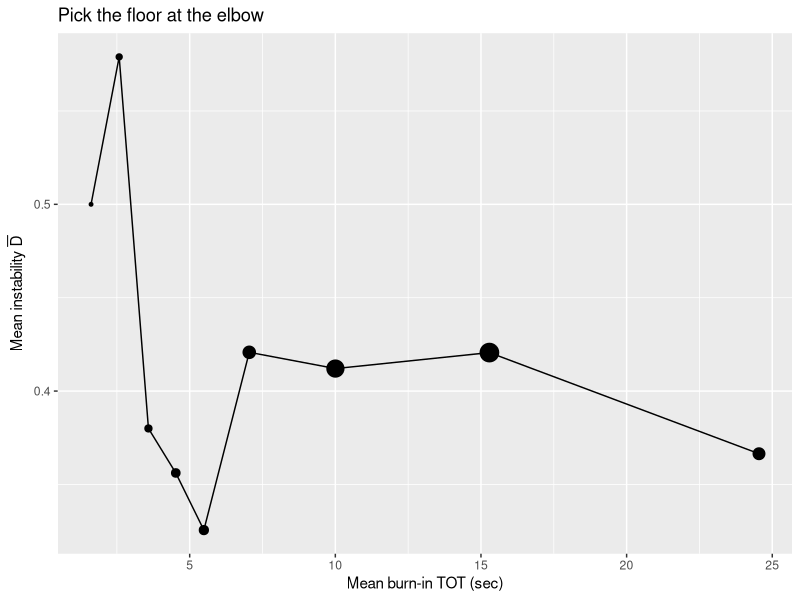
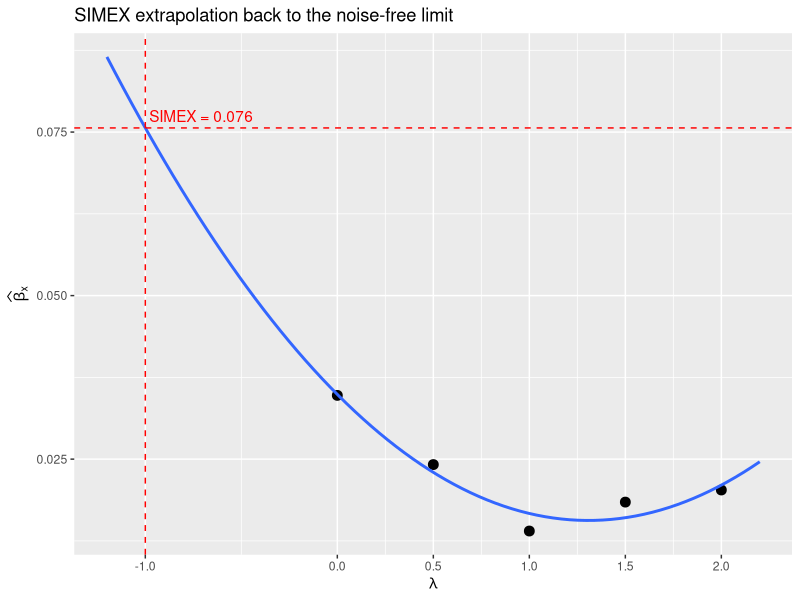
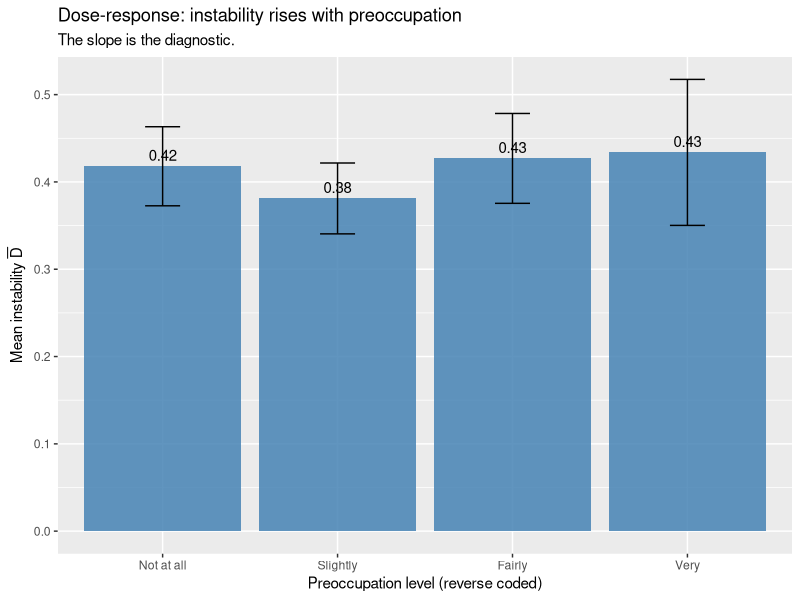

Write the R code that produced these figures, in order.
## ---- chunk 1
stages <- tibble::tibble(
  Stage             = c("1. Comprehension",
                        "2. Retrieval",
                        "3. Judgment",
                        "4. Response selection"),
  `Cognitive operation` = c("Parse syntax; assign reference; infer pragmatic meaning",
                            "Search memory for relevant beliefs, episodes, attitudes",
                            "Integrate retrieved evidence into a tentative answer",
                            "Map the answer onto the response options"),
  `Dominant error mechanism` = c("Question wording; vague terms; double-barrelled items",
                                 "Recall failure; availability; omission of relevant evidence",
                                 "Anchoring; framing; satisficing; mood-as-information",
                                 "Acquiescence; central tendency; extreme responding; scale interpretation")
)

knitr::kable(
  stages,
  caption = "The four-stage cognitive model of survey response and the dominant error mechanism at each stage. Adapted from @tourangeau2000psychology.",
  booktabs = TRUE
)
## ---- chunk 2
tse <- tibble::tibble(
  Component = c("Coverage error", "Sampling error", "Nonresponse error",
                "Measurement error (instrument)", "Measurement error (respondent)",
                "Processing error"),
  Source = c("Mismatch between the target population and the sampling frame",
             "Variation across samples of the same size from the same frame",
             "Differences between respondents and non-respondents in the realised sample",
             "Question wording, mode, interviewer, layout",
             "Comprehension, retrieval, judgment, response selection",
             "Coding, editing, weighting, imputation"),
  `Reducible by` = c("Better frame; multi-frame designs",
                     "Larger $n$; design-based variance reduction (Chapter on Sampling)",
                     "Targeted follow-up; weighting adjustments",
                     "Cognitive pretesting; mode harmonisation; question redesign",
                     "Better stage-1 and stage-4 design; *but not stage-2/3 noise*",
                     "Process audits; double coding")
)

knitr::kable(
  tse,
  caption = "The Total Survey Error framework. Adapted from @groves2009survey. The contribution of this chapter is concentrated in the respondent-side measurement-error row.",
  booktabs = TRUE
) |>
  kableExtra::kable_styling(latex_options = "scale_down",
                            bootstrap_options = "striped")
## ---- chunk 3
tradeoff <- tibble::tibble(
  Design = c("Wide-spaced panel waves",
             "Narrow-spaced panel waves",
             "Within-session replication"),
  `A1 (no change)` = c("Hard --- world changes between waves",
                       "Easier --- short interval",
                       "Trivially holds (single session)"),
  `A2 (no memory)` = c("Easy --- long interval",
                       "Hard --- recent question recalled",
                       "Holds with sufficient distractor items [@clayton2025]"),
  `A3 (attrition at random)` = c("Hard --- selective attrition",
                                 "Easier --- short interval",
                                 "Trivially holds (no inter-session attrition)")
)

knitr::kable(
  tradeoff,
  caption = "Identifying assumptions for $\\bar D$ across three replication designs. Within-session replication is the only design that can satisfy all three assumptions simultaneously.",
  booktabs = TRUE
)
## ---- chunk 4
rtt_table <- tibble::tibble(
  `D-bar`   = c(0.10, 0.10, 0.10, 0.20, 0.20, 0.20, 0.30, 0.30, 0.30),
  `p = Pr(C=1)` = rep(c(0.50, 0.30, 0.20), times = 3),
  `r_tt`     = c(0.80, 0.762, 0.688,
                 0.60, 0.524, 0.375,
                 0.40, 0.286, 0.062)
)

knitr::kable(
  rtt_table, digits = 3,
  caption = "Dependence of test--retest correlation on the response marginal. Three values of $\\bar D$ paired with three values of $p$. Same instability, very different $r_{tt}$.",
  booktabs = TRUE
)
## ---- chunk 5
two_vs_three <- tibble::tibble(
  Question = c("Will instrument improvement reduce the residual?",
               "Is the residual identified by within-session replication?",
               "Is the residual identified by classical test--retest?",
               "Does the residual attenuate regression coefficients?",
               "Does the residual cancel out in differences (DiD, RDD)?"),
  `Two-way (Lord-Novick)` = c("Always yes (by definition)",
                              "Yes",
                              "Yes (with caveats; see Heise simplex)",
                              "Yes, by attenuation factor",
                              "Yes, on average"),
  `Three-way (this chapter)` = c("Only $\\mathrm{Var}(M)$; $\\mathrm{Var}(S)$ irreducible",
                                 "$\\mathrm{Var}(M) + \\mathrm{Var}(S)$ identified jointly",
                                 "$\\mathrm{Var}(S)$ absorbed into the error term",
                                 "Yes for $\\mathrm{Var}(M)$; the $\\mathrm{Var}(S)$ part needs the correction in Section \\@ref(sec-attenuation-correction)",
                                 "Yes for both, on average")
)

knitr::kable(
  two_vs_three,
  caption = "Empirical implications of the three-way decomposition. Most differences from the classical two-way decomposition involve what the analyst can or cannot do about the residual.",
  booktabs = TRUE
) |>
  kableExtra::kable_styling(latex_options = "scale_down",
                            bootstrap_options = "striped")
## ---- chunk 6
analogs <- tibble::tibble(
  Field                      = c("Survey research (this chapter)",
                                 "Gene-expression noise [@elowitz2002]",
                                 "fMRI / neuroimaging",
                                 "Soft-matter / colloid physics",
                                 "Classical test theory [@lord1968]"),
  `Instrument-side variance` = c("Measurement error (M)",
                                 "Extrinsic noise",
                                 "Thermal / scanner noise",
                                 "Diffraction / optical limits",
                                 "Error of measurement"),
  `Subject-side variance`    = c("Intrinsic stochasticity (S)",
                                 "Intrinsic gene-expression noise",
                                 "Physiological / spontaneous activity",
                                 "Brownian motion",
                                 "True-score variation")
)

knitr::kable(
  analogs,
  caption = "Three-way variance decompositions across disciplines. The within-survey replicated DV plays the same role as the dual fluorescent reporter in the @elowitz2002 design: it isolates within-subject from across-subject variance.",
  booktabs = TRUE
)
## ---- chunk 7
states <- tibble::tibble(
  State           = c("Preoccupation", "Mind-wandering",
                      "Persona / mood self-report", "Attention checks (IMC)"),
  `Influenced by other items?` = c("No", "Yes", "No", "Yes"),
  `Under conscious control?`   = c("No", "No", "Yes", "Yes"),
  `Stable within session?`     = c("Yes", "No", "No", "No")
)

knitr::kable(
  states,
  caption = "Four psychological states evaluated as candidate filters. Only preoccupation satisfies all three properties.",
  booktabs = TRUE
)
## ---- chunk 8
filters <- tibble::tibble(
  Filter = c("Preoccupation",
             "Mind-wandering probe",
             "Persona / mood self-report",
             "Attention checks (IMC)"),
  `(1) Exogenous to items?`   = c("Yes", "No",  "Yes", "No"),
  `(2) Not consciously chosen?` = c("Yes", "Yes", "No",  "No"),
  `(3) Predicts instability?` = c("Yes", "Yes", "Yes", "Mixed"),
  `(4) Not a treatment?`      = c("Yes", "Yes", "Yes", "No"),
  `(5) Stable in-survey?`     = c("Yes", "No",  "No",  "No"),
  Verdict = c("Use as primary",
              "Research only",
              "Research only",
              "Avoid as primary")
)

knitr::kable(
  filters,
  caption = "Filter candidates evaluated against the five criteria. Preoccupation is the only candidate satisfying all five and is the recommended primary filter.",
  booktabs = TRUE
) |>
  kableExtra::kable_styling(latex_options = "scale_down",
                            bootstrap_options = "striped")
## ---- chunk 9
library(dplyr)
library(tidyr)

set.seed(20260506)
n <- 1500

respondents <- tibble(respondent_id = 1:n) |>
  mutate(
    age_group = sample(
      c("18-25", "26-40", "41-60", "61+"), n,
      replace = TRUE, prob = c(0.25, 0.35, 0.25, 0.15)
    ),
    preoccupation = sample(
      1:4, n, replace = TRUE,
      prob = c(0.10, 0.24, 0.36, 0.30)
    ),
    bi_tot_mean    = pmax(
      1.5,
      rgamma(n, shape = 4, scale = 3) -
        0.5 * (5 - preoccupation) +
        ifelse(age_group == "61+", 4, 0)
    ),
    bi_below_floor = bi_tot_mean < 6,
    pi_i           = plogis(rnorm(n, mean = 0.30, sd = 1.20)),
    Q1a            = rbinom(n, 1, pi_i),
    pi_eff         = pmin(0.95, pmax(0.05,
      pi_i + rnorm(n, 0,
                   0.05 + 0.05 * (5 - preoccupation) +
                   0.10  * bi_below_floor)
    )),
    Q1b            = rbinom(n, 1, pi_eff),
    D              = as.integer(Q1a != Q1b),
    x_covariate    = rnorm(n)
  )

dplyr::glimpse(respondents)
## ---- chunk 10
baseline_d <- respondents |>
  summarise(
    n      = dplyr::n(),
    D_mean = mean(D),
    D_se   = sqrt(D_mean * (1 - D_mean) / n)
  )

knitr::kable(
  baseline_d, digits = 4,
  caption = "Sample-mean instability with Wald standard error."
)
## ---- chunk 11
suppressPackageStartupMessages(library(boot))

boot_d  <- boot::boot(
  respondents$D,
  statistic = function(d, i) mean(d[i]),
  R = 2000
)
boot_ci <- boot::boot.ci(boot_d, type = c("perc", "bca"))

ci_table <- tibble::tibble(
  estimator = c("percentile", "BCa"),
  lower     = c(boot_ci$percent[4], boot_ci$bca[4]),
  upper     = c(boot_ci$percent[5], boot_ci$bca[5])
)

knitr::kable(
  ci_table, digits = 4,
  caption = "Bootstrap 95% confidence intervals for $\\bar D$."
)
## ---- chunk 12
library(ggplot2)

floor_df <- respondents |>
  mutate(tot_bin = cut(bi_tot_mean,
                       breaks = c(0, 2, 3, 4, 5, 6, 8, 12, 20, 60),
                       include.lowest = TRUE)) |>
  group_by(tot_bin) |>
  summarise(
    tot_mid  = mean(bi_tot_mean),
    D_mean   = mean(D),
    n_in_bin = dplyr::n(),
    .groups  = "drop"
  )

ggplot(floor_df, aes(tot_mid, D_mean)) +
  geom_point(aes(size = n_in_bin)) +
  geom_line() +
  scale_size_continuous(guide = "none") +
  labs(x = "Mean burn-in TOT (sec)",
       y = expression(paste("Mean instability ", bar(D))),
       title = "Pick the floor at the elbow")
## ---- chunk 13
respondents_q <- respondents |>
  mutate(
    filter_outcome = dplyr::case_when(
      bi_below_floor       ~ "drop_floor",
      preoccupation == 1L  ~ "flag_very_preocc",
      preoccupation == 2L  ~ "flag_fairly_preocc",
      TRUE                 ~ "keep"
    ),
    filter_outcome = factor(
      filter_outcome,
      levels = c("keep", "flag_fairly_preocc",
                 "flag_very_preocc", "drop_floor")
    )
  )

filter_summary <- respondents_q |>
  count(filter_outcome) |>
  mutate(pct = 100 * n / sum(n))

knitr::kable(
  filter_summary, digits = 1,
  caption = "Filter outcome distribution after applying TOT floor and preoccupation flag."
)
## ---- chunk 14
estimands <- dplyr::bind_rows(
  respondents_q |>
    summarise(sample = "Full sample (incl. flagged)",
              n        = dplyr::n(),
              mean_Q1a = mean(Q1a),
              D        = mean(D)),
  respondents_q |>
    dplyr::filter(filter_outcome != "drop_floor") |>
    summarise(sample = "Drop floor-failers only",
              n        = dplyr::n(),
              mean_Q1a = mean(Q1a),
              D        = mean(D)),
  respondents_q |>
    dplyr::filter(filter_outcome == "keep") |>
    summarise(sample = "Drop floor-failers and unflag",
              n        = dplyr::n(),
              mean_Q1a = mean(Q1a),
              D        = mean(D))
)

knitr::kable(
  estimands, digits = 4,
  caption = "Side-by-side estimates under three filter regimes. Movement in the mean across regimes signals how much the quality filter is doing to the substantive conclusion."
)
## ---- chunk 15
suppressPackageStartupMessages(library(lme4))

long_df <- respondents |>
  dplyr::select(respondent_id, Q1a, Q1b) |>
  tidyr::pivot_longer(c(Q1a, Q1b), names_to = "admin", values_to = "C")

m_pi <- lme4::glmer(
  C ~ 1 + (1 | respondent_id),
  data   = long_df,
  family = binomial(link = "logit")
)

eb_lp  <- coef(m_pi)$respondent_id[, "(Intercept)"]
pi_hat <- plogis(eb_lp)

pi_compare <- tibble(
  respondent_id = as.integer(rownames(coef(m_pi)$respondent_id)),
  pi_hat        = pi_hat
) |>
  dplyr::left_join(respondents |> dplyr::select(respondent_id, pi_i),
                   by = "respondent_id")

with(pi_compare, cor(pi_hat, pi_i))
## ---- chunk 16
fit <- glm(Q1a ~ x_covariate, data = respondents, family = binomial())
beta_naive <- coef(fit)["x_covariate"]

D_bar <- mean(respondents$D)
correction_factor <- sqrt(1 - 2 * D_bar)
beta_corrected    <- beta_naive / correction_factor

set.seed(7)
B <- 2000
boot_corr <- replicate(B, {
  idx <- sample.int(nrow(respondents), replace = TRUE)
  d   <- respondents[idx, ]
  fb  <- coef(glm(Q1a ~ x_covariate, data = d, family = binomial()))[
    "x_covariate"
  ]
  Db  <- mean(d$D)
  fb / sqrt(pmax(1 - 2 * Db, .Machine$double.eps))
})
boot_ci_corr <- quantile(boot_corr, c(0.025, 0.975))

attn_table <- tibble::tibble(
  quantity = c("D_bar",
               "Misclassification rate q",
               "Attenuation factor (1 - 2q)",
               "Naive beta_x",
               "Corrected beta_x",
               "Bootstrap 95% CI lower",
               "Bootstrap 95% CI upper"),
  value    = c(D_bar,
               (1 - sqrt(1 - 2 * D_bar)) / 2,
               sqrt(1 - 2 * D_bar),
               beta_naive,
               beta_corrected,
               boot_ci_corr[1],
               boot_ci_corr[2])
)

knitr::kable(
  attn_table, digits = 4,
  caption = "Closed-form attenuation correction for a binary outcome regressed on a continuous covariate, with paired-bootstrap 95% CI."
)
## ---- chunk 17
library(ggplot2)

q_hat <- (1 - sqrt(1 - 2 * mean(respondents$D))) / 2

flip_outcome <- function(y, q) {
  flip <- rbinom(length(y), 1, q)
  ifelse(flip == 1, 1 - y, y)
}

lambdas <- c(0.0, 0.5, 1.0, 1.5, 2.0)
B_simex <- 200

simex_df <- tibble::tibble(lambda = lambdas) |>
  rowwise() |>
  mutate(
    beta = mean(replicate(B_simex, {
      q_lambda <- pmin(0.499, q_hat * (1 + lambda))
      y_noisy  <- flip_outcome(respondents$Q1a, q_lambda - q_hat)
      coef(glm(y_noisy ~ respondents$x_covariate,
               family = binomial()))["respondents$x_covariate"]
    }))
  ) |>
  ungroup()

quad_fit <- lm(beta ~ lambda + I(lambda^2), data = simex_df)
beta_simex <- as.numeric(predict(quad_fit, newdata = data.frame(lambda = -1)))

ggplot(simex_df, aes(lambda, beta)) +
  geom_point(size = 3) +
  geom_smooth(method = "lm", formula = y ~ x + I(x^2),
              se = FALSE, fullrange = TRUE) +
  geom_vline(xintercept = -1, linetype = "dashed", colour = "red") +
  geom_hline(yintercept = beta_simex, linetype = "dashed",
             colour = "red") +
  annotate("text", x = -1, y = beta_simex,
           label = sprintf(" SIMEX = %.3f", beta_simex),
           hjust = 0, vjust = -0.5, colour = "red") +
  scale_x_continuous(limits = c(-1.2, 2.2),
                     breaks = c(-1, 0, 0.5, 1, 1.5, 2)) +
  labs(x = expression(lambda),
       y = expression(widehat(beta)[x]),
       title = "SIMEX extrapolation back to the noise-free limit")
## ---- chunk 18
library(ggplot2)

preocc_summary <- respondents |>
  dplyr::group_by(preoccupation) |>
  dplyr::summarise(
    D_mean = mean(D),
    D_se   = sd(D) / sqrt(dplyr::n()),
    n      = dplyr::n(),
    .groups = "drop"
  ) |>
  dplyr::mutate(preocc_label = factor(
    preoccupation,
    levels = 4:1,
    labels = c("Not at all", "Slightly", "Fairly", "Very")
  ))

ggplot(preocc_summary, aes(preocc_label, D_mean)) +
  geom_col(fill = "steelblue", alpha = 0.85) +
  geom_errorbar(aes(ymin = D_mean - 1.96 * D_se,
                    ymax = D_mean + 1.96 * D_se),
                width = 0.2) +
  geom_text(aes(label = sprintf("%.2f", D_mean)),
            vjust = -0.5, size = 3.8) +
  labs(x = "Preoccupation level (reverse coded)",
       y = expression(paste("Mean instability ", bar(D))),
       title = "Dose-response: instability rises with preoccupation",
       subtitle = "The slope is the diagnostic.")
## ---- chunk 19
careless_df <- respondents |>
  mutate(
    long_string_q1 = ifelse(Q1a == Q1b, 2L, 1L),
    person_corr    = ifelse(is.na(pi_i), 0,
                            (Q1a - mean(Q1a)) * (pi_i - mean(pi_i))),
    fast_response  = bi_tot_mean < 3,
    inconsistent   = (Q1a != Q1b) & (preoccupation == 4L)
  ) |>
  summarise(
    n_long_string_max = max(long_string_q1),
    pct_fast          = round(100 * mean(fast_response), 1),
    pct_inconsistent  = round(100 * mean(inconsistent),  1),
    median_person_corr = round(median(person_corr), 3)
  )

knitr::kable(
  careless_df, digits = 3,
  caption = "Careless-responding diagnostic indices, illustrative implementation. In a real instrument these would be computed across the full set of items."
)
## ---- chunk 20
quality_block <- tibble::tibble(
  metric = c("N recruited",
             "N after floor drop",
             "N unflagged (strictest)",
             "D bar (full sample)",
             "D bar (unflagged)",
             "% very preoccupied",
             "% below TOT floor",
             "Median burn-in TOT (sec)",
             "Naive beta_x",
             "Corrected beta_x"),
  value  = c(nrow(respondents),
             sum(respondents_q$filter_outcome != "drop_floor"),
             sum(respondents_q$filter_outcome == "keep"),
             round(mean(respondents$D), 3),
             round(mean(respondents_q$D[
               respondents_q$filter_outcome == "keep"
             ]), 3),
             round(100 * mean(respondents$preoccupation == 1L), 1),
             round(100 * mean(respondents$bi_below_floor), 1),
             round(median(respondents$bi_tot_mean), 1),
             round(beta_naive, 3),
             round(beta_corrected, 3))
)

knitr::kable(
  quality_block,
  caption = "Data-quality block for the methods section. Includes both the descriptive quality metrics and the corrected substantive estimate."
)
## ---- chunk 21
sensitive_methods <- tibble::tibble(
  Method = c("Direct questioning",
             "Randomised response [@warner1965randomized]",
             "List experiment [@blair2012statistical]",
             "Endorsement experiment [@bullock2011statistical]"),
  `Best for` = c("Mildly sensitive items where social-desirability bias is moderate",
                 "Highly sensitive items in interviewer-administered modes",
                 "Highly sensitive items in self-administered modes",
                 "Measuring support for stigmatised groups via policy attribution"),
  `Variance penalty` = c("None (baseline)",
                         "$1 / (2p-1)^2$",
                         "Substantial (depends on list length and treatment shift)",
                         "Substantial"),
  `Cognitive cost`   = c("Low", "Moderate", "Low (just count items)",
                         "Low (just rate the policy)")
)

knitr::kable(
  sensitive_methods,
  caption = "Comparison of sensitive-question methods. The right method depends on the sensitivity of the topic, the survey mode, and the variance budget.",
  booktabs = TRUE
) |>
  kableExtra::kable_styling(latex_options = "scale_down",
                            bootstrap_options = "striped")
## ---- chunk 22
checklist <- tibble::tibble(
  Item = c("Pre-registration of sample size and analysis plan",
           "Disclosure of all measured items and conditions",
           "Disclosure of all exclusions",
           "Specification curve for the headline estimate",
           "Replication ($\\bar D$) on the key DV",
           "Posted raw data and analysis code"),
  Reference = c("@simmons2011false",
                "@simmons2011false",
                "@simmons2011false",
                "@simonsohn2020specification",
                "This chapter; @clayton2025",
                "@simonsohn2013just")
)

knitr::kable(
  checklist,
  caption = "Robustness checklist for survey-based papers. Each row is a now-standard requirement in the better social-science journals.",
  booktabs = TRUE
)
